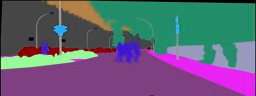
#> input picture dataset/train/label/train1007.png, 256 x 96 px
$ python controllo_maschere.py
#> lines starting #> are read from the running program, lines starting #| are printed output that depends on the picture
import os
import numpy as np
from PIL import Image
import json

# === CONFIG ===
dataset_root = './dataset'
splits = ['train', 'val']
label_map_path = os.path.join(dataset_root, 'label_map.json')

# === 1. Trova tutte le etichette uniche da train e val ===
all_labels = set()
for split in splits:
    label_dir = os.path.join(dataset_root, split, 'label')
    for fname in os.listdir(label_dir):
        path = os.path.join(label_dir, fname)
        mask = np.array(Image.open(path).convert("L"))
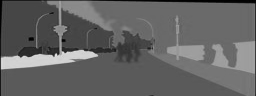
#> mask: shape (96, 256); min 0, max 223, mean 99.6
        all_labels.update(np.unique(mask))

all_labels = sorted(list(all_labels))
#> all_labels = 218 values from 0 to 223
label_map = {val: idx for idx, val in enumerate(all_labels)}
#> label_map = 218 items

print(f"Etichette trovate: {all_labels}")
#> (printed output is left out)
print(f"Label map creata con {len(label_map)} classi.")
#| Label map creata con 218 classi.

# === 2. Salva la label_map in un JSON ===
with open(label_map_path, 'w') as f:
    json.dump({str(k): v for k, v in label_map.items()}, f)
print(f"Label map salvata in: {label_map_path}")

# === 3. Rimappa le label per ogni split ===
for split in splits:
    print(f"\nRimappatura {split}...")
    label_dir = os.path.join(dataset_root, split, 'label')
    output_dir = os.path.join(dataset_root, split, 'label_remapped')
    os.makedirs(output_dir, exist_ok=True)

    for fname in os.listdir(label_dir):
        in_path = os.path.join(label_dir, fname)
        out_path = os.path.join(output_dir, fname)

        mask = np.array(Image.open(in_path).convert("L"))
        remapped = np.vectorize(label_map.get)(mask).astype(np.uint8)
        Image.fromarray(remapped).save(out_path)

    print(f"Salvato in: {output_dir}")
